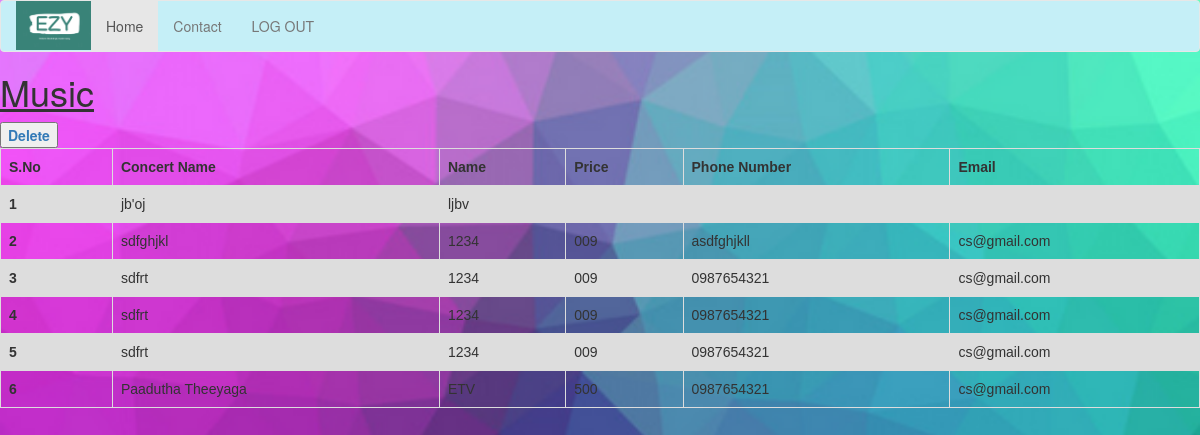
The page /dh2/ (signed in) on the database its author committed.
### sdp/models.py (models this page shows)
class music(models.Model):
    username = models.CharField(max_length=200)
    conname=models.CharField(max_length=200)
    nameor=models.CharField(max_length=200)
    conadd=models.CharField(max_length=200)
    city=models.CharField(max_length=200)
    zip=models.CharField(max_length=200)
    price=models.CharField(max_length=200)
    yaddress=models.CharField(max_length=200)
    ycity=models.CharField(max_length=200)
    yzip=models.CharField(max_length=200)
    phno=models.CharField(max_length=200)
    email=models.CharField(max_length=200)

### sdp/views.py (the view)
# urls.py: path('dh2/', views.dh2, name='dh2'),
def dh2(request):
    if request.user.is_authenticated:
        username = request.user.username
        alls = music.objects.filter(username=username)
        con = {'a': alls}
        return render(request, 'dhist2.html', con)
    return redirect('/')

### templates/dhist2.html (shortened to what this page needs)
{% extends 'index2.html' %}
{% block body %}
<head>
</head>
  <body background="/static/images/log.png"  style="background-size:cover;" >
  <div>
  <div align="left">
<h1><u>Music</u></h1>
    <a href="http://127.0.0.1:8000/musdel/"><button type="Delete" ><b>Delete</b></button></a>
  </div>
<table id="music" border="1" cellspacing="0">
  <tr>
      <th>S.No</th>
    <th>Concert Name</th>
    <th>Name</th>
       <th>Price</th>
      <th>Phone Number</th>
      <th>Email</th>
  </tr>
  <body>
  {% for i in a %}
  <tr>
    <th scope="row">{{forloop.counter}}</th>
      <td>{{i.conname}}</td>
      <td>{{i.nameor}}</td>
      <td>{{i.price}}</td>
      <td>{{i.phno}}</td>
      <td>{{i.email}}</td>
  </tr>
  {% endfor %}
</body>
</table>
 </div>
</body>
</html>
{% endblock %}

### templates/dhist2.html (style rules this page uses)
table { font-family: arial, sans-serif; border-collapse: collapse; width: 100%; }
td, th { border: 1px solid #dddddd; text-align: left; padding: 8px; }
tr:nth-child(even) { background-color: #dddddd; }

### rows shown on the page
music: conname "jb'oj", nameor "ljbv"
music: conname "sdfghjkl", nameor "1234", price "009", phno "asdfghjkll", email "cs@gmail.com"
music: conname "sdfrt", nameor "1234", price "009", phno "0987654321", email "cs@gmail.com"
music: conname "sdfrt", nameor "1234", price "009", phno "0987654321", email "cs@gmail.com"
music: conname "sdfrt", nameor "1234", price "009", phno "0987654321", email "cs@gmail.com"
music: conname "Paadutha Theeyaga", nameor "ETV", price "500", phno "0987654321", email "cs@gmail.com"
